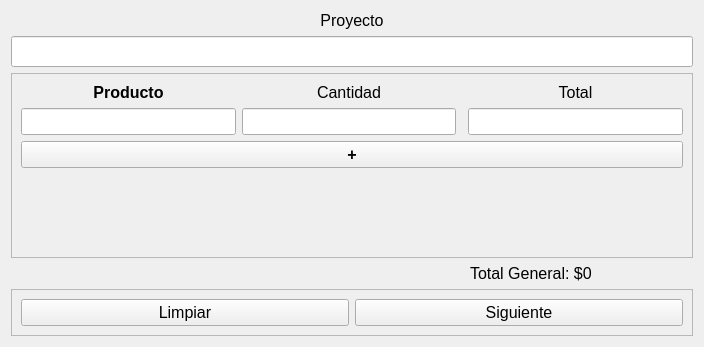
<?xml version="1.0" encoding="UTF-8"?>
<ui version="4.0">
 <class>Form</class>
 <widget class="QWidget" name="Form">
  <property name="geometry">
   <rect>
    <x>0</x>
    <y>0</y>
    <width>704</width>
    <height>347</height>
   </rect>
  </property>
  <property name="sizePolicy">
   <sizepolicy hsizetype="Expanding" vsizetype="Expanding">
    <horstretch>0</horstretch>
    <verstretch>0</verstretch>
   </sizepolicy>
  </property>
  <property name="windowTitle">
   <string>Form</string>
  </property>
  <layout class="QGridLayout" name="gridLayout">
   <item row="8" column="2">
    <widget class="QLabel" name="lblTotal">
     <property name="font">
      <font>
       <pointsize>12</pointsize>
      </font>
     </property>
     <property name="text">
      <string>Total General: $0</string>
     </property>
    </widget>
   </item>
   <item row="9" column="0" colspan="3">
    <widget class="QFrame" name="frButtons">
     <property name="frameShape">
      <enum>QFrame::Shape::StyledPanel</enum>
     </property>
     <property name="frameShadow">
      <enum>QFrame::Shadow::Raised</enum>
     </property>
     <layout class="QHBoxLayout" name="horizontalLayout">
      <item>
       <widget class="QPushButton" name="btnClear">
        <property name="font">
         <font>
          <pointsize>12</pointsize>
         </font>
        </property>
        <property name="text">
         <string>Limpiar</string>
        </property>
       </widget>
      </item>
      <item>
       <widget class="QPushButton" name="btnNext">
        <property name="font">
         <font>
          <pointsize>12</pointsize>
         </font>
        </property>
        <property name="text">
         <string>Siguiente</string>
        </property>
       </widget>
      </item>
     </layout>
    </widget>
   </item>
   <item row="4" column="0" colspan="3">
    <widget class="QScrollArea" name="scrollArea">
     <property name="widgetResizable">
      <bool>true</bool>
     </property>
     <widget class="QWidget" name="scrollAreaWidgetContents">
      <property name="geometry">
       <rect>
        <x>0</x>
        <y>0</y>
        <width>684</width>
        <height>180</height>
       </rect>
      </property>
      <layout class="QGridLayout" name="gridLayout_2">
       <item row="1" column="2">
        <widget class="QLineEdit" name="leAmount">
         <property name="font">
          <font>
           <pointsize>12</pointsize>
          </font>
         </property>
         <property name="alignment">
          <set>Qt::AlignmentFlag::AlignCenter</set>
         </property>
        </widget>
       </item>
       <item row="0" column="1">
        <widget class="QLabel" name="label_3">
         <property name="font">
          <font>
           <pointsize>12</pointsize>
           <bold>true</bold>
          </font>
         </property>
         <property name="text">
          <string>Producto</string>
         </property>
         <property name="alignment">
          <set>Qt::AlignmentFlag::AlignCenter</set>
         </property>
        </widget>
       </item>
       <item row="3" column="4">
        <spacer name="verticalSpacer_3">
         <property name="orientation">
          <enum>Qt::Orientation::Vertical</enum>
         </property>
         <property name="sizeHint" stdset="0">
          <size>
           <width>20</width>
           <height>40</height>
          </size>
         </property>
        </spacer>
       </item>
       <item row="3" column="2">
        <spacer name="verticalSpacer_2">
         <property name="orientation">
          <enum>Qt::Orientation::Vertical</enum>
         </property>
         <property name="sizeHint" stdset="0">
          <size>
           <width>20</width>
           <height>40</height>
          </size>
         </property>
        </spacer>
       </item>
       <item row="1" column="4">
        <widget class="QLineEdit" name="leTotal">
         <property name="font">
          <font>
           <pointsize>12</pointsize>
          </font>
         </property>
         <property name="alignment">
          <set>Qt::AlignmentFlag::AlignCenter</set>
         </property>
        </widget>
       </item>
       <item row="0" column="2">
        <widget class="QLabel" name="label_4">
         <property name="font">
          <font>
           <pointsize>12</pointsize>
          </font>
         </property>
         <property name="text">
          <string>Cantidad</string>
         </property>
         <property name="alignment">
          <set>Qt::AlignmentFlag::AlignCenter</set>
         </property>
        </widget>
       </item>
       <item row="0" column="4">
        <widget class="QLabel" name="label_5">
         <property name="font">
          <font>
           <pointsize>12</pointsize>
          </font>
         </property>
         <property name="text">
          <string>Total</string>
         </property>
         <property name="alignment">
          <set>Qt::AlignmentFlag::AlignCenter</set>
         </property>
        </widget>
       </item>
       <item row="3" column="1">
        <spacer name="verticalSpacer">
         <property name="orientation">
          <enum>Qt::Orientation::Vertical</enum>
         </property>
         <property name="sizeHint" stdset="0">
          <size>
           <width>20</width>
           <height>40</height>
          </size>
         </property>
        </spacer>
       </item>
       <item row="1" column="1">
        <widget class="QLineEdit" name="leProduct">
         <property name="baseSize">
          <size>
           <width>0</width>
           <height>0</height>
          </size>
         </property>
         <property name="font">
          <font>
           <pointsize>12</pointsize>
          </font>
         </property>
         <property name="styleSheet">
          <string notr="true"/>
         </property>
         <property name="alignment">
          <set>Qt::AlignmentFlag::AlignCenter</set>
         </property>
        </widget>
       </item>
       <item row="2" column="1" colspan="4">
        <widget class="QPushButton" name="btnAdd">
         <property name="font">
          <font>
           <pointsize>12</pointsize>
           <bold>true</bold>
          </font>
         </property>
         <property name="text">
          <string>+</string>
         </property>
        </widget>
       </item>
      </layout>
     </widget>
    </widget>
   </item>
   <item row="2" column="0" colspan="3">
    <widget class="QLineEdit" name="leProjectName">
     <property name="font">
      <font>
       <pointsize>14</pointsize>
      </font>
     </property>
     <property name="alignment">
      <set>Qt::AlignmentFlag::AlignCenter</set>
     </property>
    </widget>
   </item>
   <item row="0" column="0" colspan="3">
    <widget class="QLabel" name="label">
     <property name="font">
      <font>
       <pointsize>12</pointsize>
      </font>
     </property>
     <property name="text">
      <string>Proyecto</string>
     </property>
     <property name="alignment">
      <set>Qt::AlignmentFlag::AlignCenter</set>
     </property>
    </widget>
   </item>
  </layout>
 </widget>
 <resources/>
 <connections/>
</ui>
